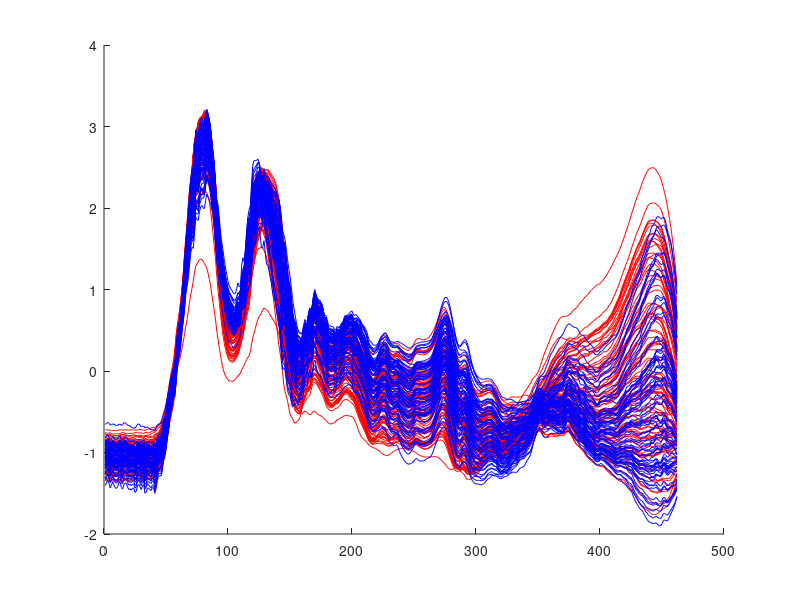

This figure's MATLAB source: (Note: this script raises an error after producing the figure.)
% This script is used to generate a data set of malignant and benign ftir
% absorbance plots using the eigenvectors of the true (utilized) data set.
% The generation of a pseudodata set has been presented since the true data
% set can not be given due to patenting concerns.

clc; clear all;

% loading eigenvectors and data set information
load("data/set generator/ben_eigenvectors.mat");
load("data/set generator/mal_eigenvectors.mat");
load("data/set generator/class_stat.mat");

% number of spectral vectors to be generated per class.
N_mal = 88;
N_ben = 78;

% generation of malignant samples.
mean_mal = stat{1}{1};
std_mal = stat{2}{1};

for i = 1:size(mean_mal,2)
    generated_ftir_mal(:,i) = normrnd(mean_mal(i),std_mal(i),N_mal,1);
end
 generated_ftir_mal = generated_ftir_mal*mal_eigenvectors';
 generated_ftir_mal = normalize(generated_ftir_mal,2,'zscore');
 
% generation of benign samples.
mean_ben = stat{1}{2};
std_ben = stat{2}{2};

for i = 1:size(mean_ben,2)
    generated_ftir_ben(:,i) = normrnd(mean_ben(i),std_ben(i),N_ben,1);
end
 generated_ftir_ben = generated_ftir_ben*ben_eigenvectors';
 generated_ftir_ben = normalize(generated_ftir_ben,2,'zscore');
 
 figure();
 hold on;
 plot(generated_ftir_mal','r');
 plot(generated_ftir_ben','b');
 
 % saving of relevant information
 S = [generated_ftir_ben;generated_ftir_mal];
 S_label = [ones(N_mal,1);2*ones(N_mal,1)]';
 
 save("data/dataset/ftir_spectra",'S');
 save("data/dataset/ftir_labels",'S_label');
 
 save("ML models/ftir_spectra",'S');
 save("ML models/ftir_labels",'S_label');